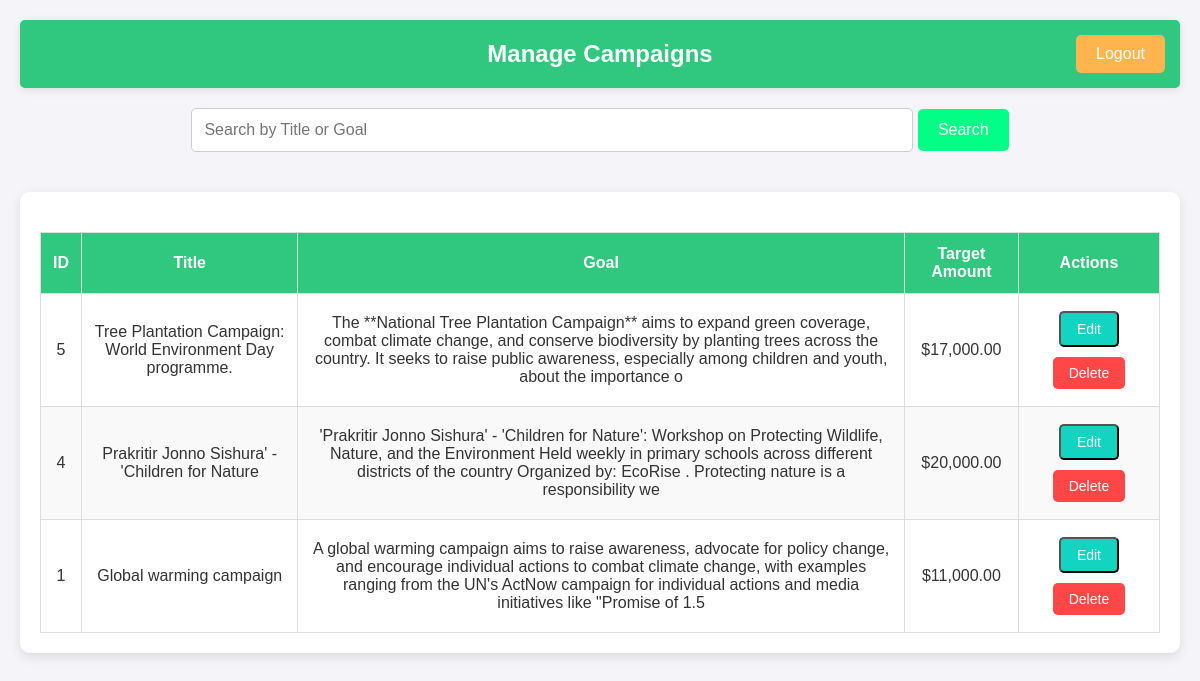
The app's page /manage_campaigns.php with its own data.
### tables this page shows
CREATE TABLE `campaigns` (
  `id` int(11) NOT NULL,
  `title` varchar(255) NOT NULL,
  `location` varchar(255) NOT NULL,
  `goal` varchar(255) NOT NULL,
  `target_amount` decimal(15,2) NOT NULL,
  `raised_amount` decimal(15,2) DEFAULT 0.00,
  `image_url` varchar(255) DEFAULT NULL,
  `created_at` timestamp NOT NULL DEFAULT current_timestamp()
);

### manage_campaigns.php (the view, shortened to what this page needs)
<?php
include('config.php');
function e(string $s): string {
    return htmlspecialchars($s, ENT_QUOTES, 'UTF-8');
}
$searchTerm = '';
$whereSql = '';
$params = [];
$types  = '';
$sql = "SELECT id, title, goal, target_amount, created_at FROM campaigns ";
$sql .= "ORDER BY created_at DESC";
if ($whereSql) {
    $stmt = $conn->prepare($sql);
    $stmt->bind_param($types, ...$params);
    $stmt->execute();
    $result = $stmt->get_result();
    $stmt->close();
} else {
    $result = $conn->query($sql);
}
?>
<!DOCTYPE html>
<html lang="en">
<head>
    <link rel="stylesheet" href="assets/css/manage_campaigns.css"/>
</head>
<body>
    <div class="admin-container">
        <div class="admin-header">
            <h1>Manage Campaigns</h1>
            <a href="logout.php" class="logout-btn">Logout</a>
        </div>
        <div class="search-container">
            <form method="POST" action="manage_campaigns.php">
                <input type="text" name="search" placeholder="Search by Title or Goal" value="<?php echo e($searchTerm); ?>"/>
                <button type="submit">Search</button>
            </form>
        </div>
        <div class="table-container">
            <table>
                <thead>
                <tr>
                    <th>ID</th>
                    <th>Title</th>
                    <th>Goal</th>
                    <th>Target Amount</th>
                    <th class="actions-column">Actions</th>
                </tr>
                </thead>
                <tbody>
                <?php if ($result && $result->num_rows > 0): ?>
                    <?php while ($campaign = $result->fetch_assoc()): ?>
                        <tr>
                            <td><?php echo (int)$campaign['id']; ?></td>
                            <td><?php echo e($campaign['title']); ?></td>
                            <td><?php echo e($campaign['goal']); ?></td>
                            <td>$<?php echo number_format((float)$campaign['target_amount'], 2); ?></td>
                            <td>
                                <button
                                    class="edit-btn action-btn"
                                    type="button"
                                    data-id="<?php echo (int)$campaign['id']; ?>"
                                    data-title="<?php echo e($campaign['title']); ?>"
                                    data-goal="<?php echo e($campaign['goal']); ?>"
                                    data-target="<?php echo e((string)$campaign['target_amount']); ?>"
                                    onclick="openModalFromBtn(this)"
                                >Edit</button>
                                <a
                                    href="manage_campaigns.php?id=<?php echo (int)$campaign['id']; ?>"
                                    class="delete-btn action-btn"
                                    onclick="return confirm('Are you sure you want to delete this campaign?');"
                                >Delete</a>
                            </td>
                        </tr>
                    <?php endwhile; ?>
                <?php else: ?>
                    <tr><td colspan="5">No campaigns found.</td></tr>
                <?php endif; ?>
                </tbody>
            </table>
        </div>
    </div>
</body>
</html>

### assets/css/manage_campaigns.css (style rules this page uses)
body { font-family: 'Arial', sans-serif; margin: 0; padding: 0; background-color: #f4f4f9; color: #333; }
.admin-container { display: flex; flex-direction: column; min-height: 100vh; padding: 20px; }
.admin-header { background-color: #30c77e; color: white; padding: 20px; text-align: center; position: relative; border-radius: 5px; box-shadow: 0 2px 8px rgba(0, 0, 0, 0.1); }
.admin-header h1 { margin: 0; font-size: 24px; }
.logout-btn { position: absolute; right: 15px; top: 15px; background-color: #ffb54d; color: white; padding: 10px 20px; border: none; border-radius: 5px; text-decoration: none; font-size: 16px; transition: background-color 0.3s ease; }
.search-container { margin-top: 20px; text-align: center; }
.search-container input[type="text"] { padding: 12px; font-size: 16px; width: 60%; border-radius: 5px; border: 1px solid #ccc; transition: border-color 0.3s ease; }
.search-container button { padding: 12px 20px; font-size: 16px; background-color: #00ff84; border: none; border-radius: 5px; color: white; cursor: pointer; transition: background-color 0.3s ease; }
.table-container { margin-top: 40px; overflow-x: auto; border-radius: 10px; background-color: #fff; box-shadow: 0 4px 12px rgba(0, 0, 0, 0.1); padding: 20px; }
table { width: 100%; border-collapse: collapse; margin-top: 20px; }
table th, table td { padding: 12px; text-align: center; border: 1px solid #ddd; }
table th { background-color: #30c77e; color: white; font-weight: bold; }
table tr:nth-child(even) { background-color: #f9f9f9; }
.action-btn { padding: 8px 16px; font-size: 14px; border-radius: 5px; text-decoration: none; display: inline-block; margin: 5px 10px; transition: background-color 0.3s ease; }
.edit-btn { background-color: #12d4c1; color: white; }
.delete-btn { background-color: #ff4747; color: white; }

### records on screen
campaigns: id "5", title "Tree Plantation Campaign: World Environment Day programme.", goal "The **National Tree Plantation Campaign** aims to expand green coverage, combat climate change, and conserve biodiversity by planting trees across the country. It seeks to raise public awareness, especially among children and youth, about the importance o", target_amount "17,000.00"
campaigns: id "4", title "Prakritir Jonno Sishura' - 'Children for Nature", goal "'Prakritir Jonno Sishura' - 'Children for Nature': Workshop on Protecting Wildlife, Nature, and the Environment Held weekly in primary schools across different districts of the country Organized by: EcoRise . Protecting nature is a responsibility we", target_amount "20,000.00"
campaigns: id "1", title "Global warming campaign", goal "A global warming campaign aims to raise awareness, advocate for policy change, and encourage individual actions to combat climate change, with examples ranging from the UN's ActNow campaign for individual actions and media initiatives like \"Promise of 1.5", target_amount "11,000.00"
